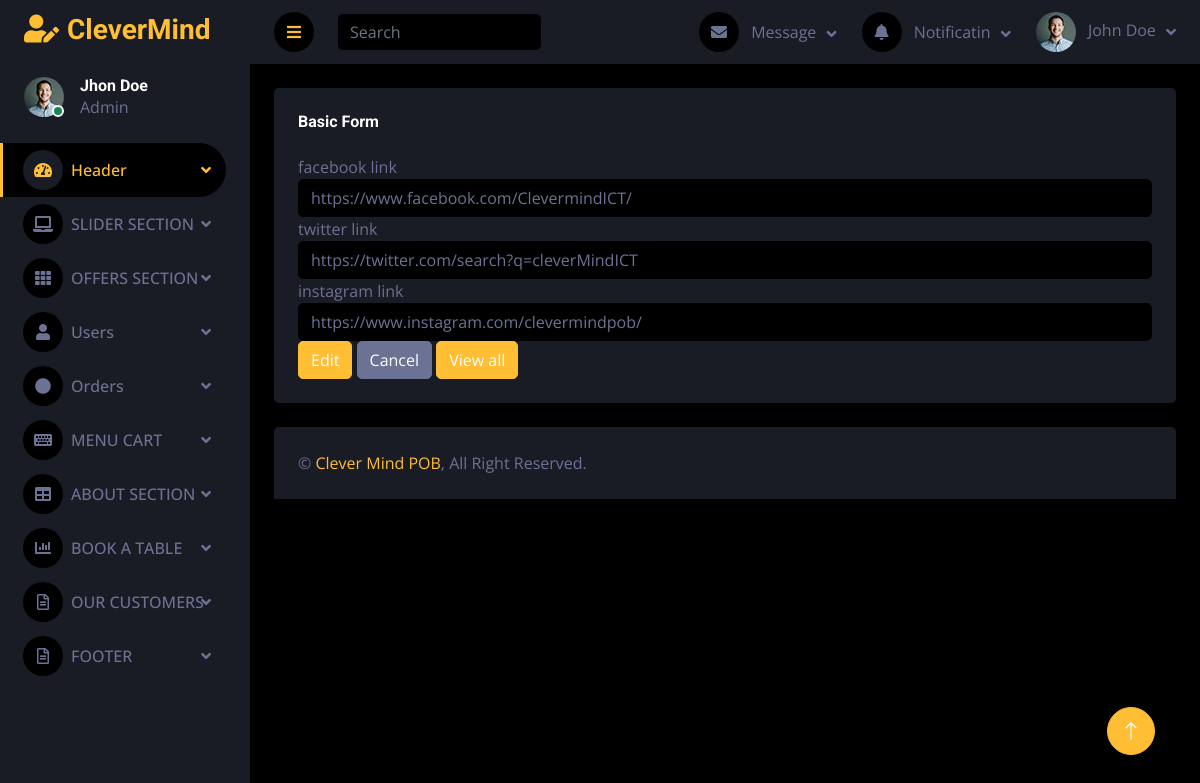
Page /darkpan-1.0.0/add_item_footer.php?edit=1 on the committed database.
### tables this page shows
CREATE TABLE `footer_socailmedia` (
  `id` int(100) NOT NULL,
  `facebook` varchar(250) NOT NULL,
  `instagram` varchar(250) NOT NULL,
  `twitter` varchar(250) NOT NULL
);

### darkpan-1.0.0/add_item_footer.php (the view, shortened to what this page needs)
<?php require "conn.php"?>
<?php
$update=false;
if(isset($_GET['edit'])){
      $id=$_GET['edit'];
      $update=true;
       $editQuery="SELECT * FROM footer_socailmedia WHERE id=$id";
      $editResult=mysqli_query($conn,$editQuery);
          if(mysqli_num_rows($editResult) != 0){
            $row=$editResult->fetch_array();
            }
}
?>
<!DOCTYPE html>
<html lang="en">
<head>
    <link href="https://cdnjs.cloudflare.com/ajax/libs/font-awesome/5.10.0/css/all.min.css" rel="stylesheet">
    <link href="https://cdn.jsdelivr.net/npm/bootstrap-icons@1.4.1/font/bootstrap-icons.css" rel="stylesheet">
    <link href="lib/owlcarousel/assets/owl.carousel.min.css" rel="stylesheet">
    <link href="lib/tempusdominus/css/tempusdominus-bootstrap-4.min.css" rel="stylesheet" />
    <link href="css/bootstrap.min.css" rel="stylesheet">
    <link href="css/style.css" rel="stylesheet">
</head>
<body>
    <div class="container-fluid position-relative d-flex p-0">
        <div class="sidebar pe-4 pb-3">
            <nav class="navbar bg-secondary navbar-dark">
                <a href="index.html" class="navbar-brand mx-4 mb-3">
                    <h3 class="text-primary"><i class="fa fa-user-edit me-2"></i>CleverMind</h3>
                </a>
                <div class="d-flex align-items-center ms-4 mb-4">
                    <div class="position-relative">
                        <img class="rounded-circle" src="img/user.jpg" alt="" style="width: 40px; height: 40px;">
                        <div class="bg-success rounded-circle border border-2 border-white position-absolute end-0 bottom-0 p-1"></div>
                    </div>
                    <div class="ms-3">
                        <h6 class="mb-0">Jhon Doe</h6>
                        <span>Admin</span>
                    </div>
                </div>
                <div class="navbar-nav w-100">
                <div class="nav-item dropdown">
                    <a href="index.html" class="nav-link dropdown-toggle active" data-bs-toggle="dropdown"><i class="fa fa-tachometer-alt me-2"></i>Header</a>
                </div>
                <div class="nav-item dropdown">
                    <a href="#" class="nav-link dropdown-toggle" data-bs-toggle="dropdown"><i class="fa fa-laptop me-2"></i>SLIDER SECTION</a>
                </div>
                <div class="nav-item dropdown">
                    <a href="widget.html" class="nav-link dropdown-toggle " data-bs-toggle="dropdown"><i class="fa fa-th me-2"></i>OFFERS SECTION</a>
                </div>
                <div class="nav-item dropdown">
                    <a href="widget.html" class="nav-link dropdown-toggle " data-bs-toggle="dropdown"><i class="fa fa-user me-2"></i>Users</a>
                </div>
                <div class="nav-item dropdown">
                    <a href="widget.html" class="nav-link dropdown-toggle " data-bs-toggle="dropdown"><i class="fa fa-circle me-2"></i>Orders</a>
                </div>
                <div class="nav-item dropdown">
                    <a href="form.html" class="nav-link dropdown-toggle " data-bs-toggle="dropdown"><i class="fa fa-keyboard me-2"></i>MENU CART</a>
                </div>
                <div class="nav-item dropdown">
                    <a href="table.html" class="nav-link dropdown-toggle " data-bs-toggle="dropdown"><i class="fa fa-table me-2"></i>ABOUT SECTION</a>
                </div>
                <div class="nav-item dropdown">
                    <a href="chart.html" class="nav-link dropdown-toggle " data-bs-toggle="dropdown"><i class="fa fa-chart-bar me-2"></i>BOOK A TABLE</a>
                </div>
                <div class="nav-item dropdown">
                    <a href="#" class="nav-link dropdown-toggle" data-bs-toggle="dropdown"><i class="far fa-file-alt me-2"></i>OUR CUSTOMERS</a>
                </div>
                <div class="nav-item dropdown">
                    <a href="#" class="nav-link dropdown-toggle" data-bs-toggle="dropdown"><i class="far fa-file-alt me-2"></i>FOOTER</a>
                </div>
            </div>
            </nav>
        </div>
        <div class="content">
            <nav class="navbar navbar-expand bg-secondary navbar-dark sticky-top px-4 py-0">
                <a href="#" class="sidebar-toggler flex-shrink-0">
                    <i class="fa fa-bars"></i>
                </a>
                <form class="d-none d-md-flex ms-4">
                    <input class="form-control bg-dark border-0" type="search" placeholder="Search">
                </form>
                <div class="navbar-nav align-items-center ms-auto">
                    <div class="nav-item dropdown">
                        <a href="#" class="nav-link dropdown-toggle" data-bs-toggle="dropdown">
                            <i class="fa fa-envelope me-lg-2"></i>
                            <span class="d-none d-lg-inline-flex">Message</span>
                        </a>
                    </div>
                    <div class="nav-item dropdown">
                        <a href="#" class="nav-link dropdown-toggle" data-bs-toggle="dropdown">
                            <i class="fa fa-bell me-lg-2"></i>
                            <span class="d-none d-lg-inline-flex">Notificatin</span>
                        </a>
                    </div>
                    <div class="nav-item dropdown">
                        <a href="#" class="nav-link dropdown-toggle" data-bs-toggle="dropdown">
                            <img class="rounded-circle me-lg-2" src="img/user.jpg" alt="" style="width: 40px; height: 40px;">
                            <span class="d-none d-lg-inline-flex">John Doe</span>
                        </a>
                    </div>
                </div>
            </nav>
            <div class="container-fluid pt-4 px-4">
                <div class="row g-4">
                    <div class="col-sm-12 col-xl-12">
                        <div class="bg-secondary rounded h-100 p-4">
                            <h6 class="mb-4">Basic Form</h6>
                            <form action="add_item_footer.php" method="post">
                        <div class="form-group">
                            <label for="facebook">facebook link</label>
                            <input type="text" value="<?php echo $row['facebook'] ?? '' ?>" name="facebook" required class="form-control" id="facebook">
                        </div>
                        <div class="form-group">
                            <label for="twitter">twitter link</label>
                            <input type="text" value="<?php echo $row['twitter'] ?? '' ?>" name="twitter" required class="form-control" id="twitter">
                        </div>
                        <div class="form-group">
                            <label for="instagram">instagram link</label>
                            <input type="text" value="<?php echo $row['instagram'] ?? '' ?>" name="instagram" required class="form-control" id="instagram">
                        </div>
                    <div class="btns">
                                          <?php
                                                if($update==true): ?>
                                          <a href="view_item_footer.php"><input class="btn btn-primary mr-2" type="submit"
                                                      name="editN" value="Edit"> </a>
                                          <?php else: ?>
                                          <a href="add_item_footer.php"><input class="btn btn-primary mr-2" type="submit"
                                                      name="save" value="Save"> </a>
                                          <?php endif; ?>
                                          <button class="btn btn-light">Cancel</button>
                                          <a href="view_item_footer.php" class="btn btn-primary mr-2">View all</a>
                                    </div>
                    </form>
                        </div>
                    </div>
                </div>
            </div>
            <div class="container-fluid pt-4 px-4">
                <div class="bg-secondary rounded-top p-4">
                    <div class="row">
                        <div class="col-12 col-sm-6 text-center text-sm-start">
                            &copy; <a href="#">Clever Mind POB</a>, All Right Reserved.
                        </div>
                    </div>
                </div>
            </div>
        </div>
        <a href="#" class="btn btn-lg btn-primary btn-lg-square back-to-top"><i class="bi bi-arrow-up"></i></a>
    </div>
</body>
</html>

### darkpan-1.0.0/css/style.css (style rules this page uses)
:root { --primary: #ffbe33; --secondary: #191C24; --light: #6C7293; --dark: #000000; }
.back-to-top { position: fixed; display: none; right: 45px; bottom: 45px; z-index: 99; }
.btn { transition: .5s; }
.btn-lg-square { width: 48px; height: 48px; }
.btn-square, .btn-sm-square, .btn-lg-square { padding: 0; display: inline-flex; align-items: center; justify-content: center; font-weight: normal; border-radius: 50px; }
.sidebar { position: fixed; top: 0; left: 0; bottom: 0; width: 250px; height: 100vh; overflow-y: auto; background: var(--secondary); transition: 0.5s; z-index: 999; }
.content { margin-left: 250px; min-height: 100vh; background: var(--dark); transition: 0.5s; }
@media (min-width: 992px) { .sidebar { margin-left: 0; } }
@media (min-width: 992px) { .content { width: calc(100% - 250px); } }
.sidebar .navbar .navbar-nav .nav-link { padding: 7px 20px; color: var(--light); font-weight: 500; border-left: 3px solid var(--secondary); border-radius: 0 30px 30px 0; outline: none; }
.sidebar .navbar .navbar-nav .nav-link:hover, .sidebar .navbar .navbar-nav .nav-link.active { color: var(--primary); background: var(--dark); border-color: var(--primary); }
.sidebar .navbar .navbar-nav .nav-link i { width: 40px; height: 40px; display: inline-flex; align-items: center; justify-content: center; background: var(--dark); border-radius: 40px; }
.sidebar .navbar .navbar-nav .nav-link:hover i, .sidebar .navbar .navbar-nav .nav-link.active i { background: var(--secondary); }
.sidebar .navbar .dropdown-toggle::after { position: absolute; top: 15px; right: 15px; border: none; content: "\f107"; font-family: "Font Awesome 5 Free"; font-weight: 900; transition: .5s; }
.content .navbar .navbar-nav .nav-link { margin-left: 25px; padding: 12px 0; color: var(--light); outline: none; }
.content .navbar .sidebar-toggler, .content .navbar .navbar-nav .nav-link i { width: 40px; height: 40px; display: inline-flex; align-items: center; justify-content: center; background: var(--dark); border-radius: 40px; }
.content .navbar .dropdown-toggle::after { margin-left: 6px; vertical-align: middle; border: none; content: "\f107"; font-family: "Font Awesome 5 Free"; font-weight: 900; transition: .5s; }

### rows in the picture
footer_socailmedia: facebook "https://www.facebook.com/ClevermindICT/", twitter "https://twitter.com/search?q=cleverMindICT", instagram "https://www.instagram.com/clevermindpob/"
